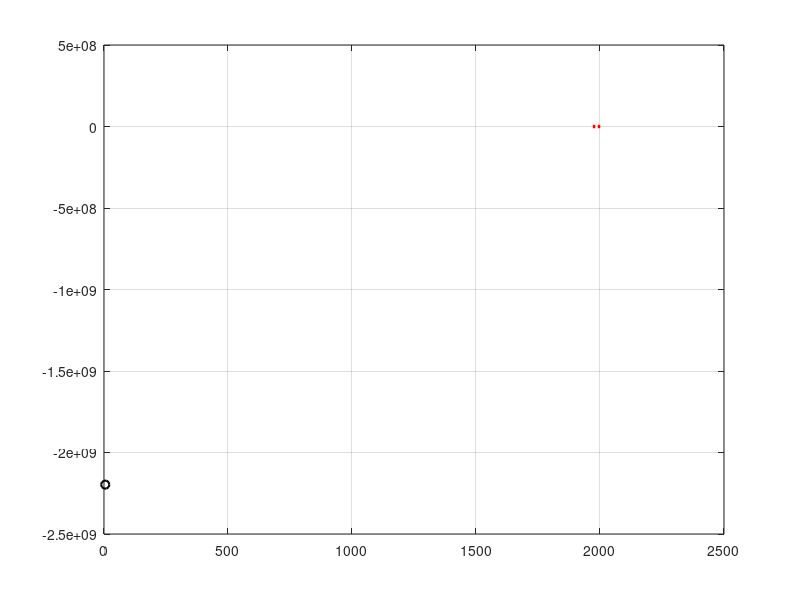

Reproduce this figure in MATLAB. (Note: this script raises an error after producing the figure.)
% Write a Matlab program by using Newton Backward formula..
% Determine the interpolated value for x=1925
% The data sets are given below:
% x=[1971 1981 1991 2001 2011]; 
% fx=[15 20 26 45 55];
clc
clear all
x=[1971 1981 1991 2001 2011]; 
fx=[15 20 26 45 55];
m=length(fx);
 dt=zeros(m,m+1);
for i=1:m
 dt(i,1)=x(i);  
 dt(i,2)=fx(i); 
end 
n=m-1; 
for j=3:m+1
 for i=1:n
 dt(i,j)=dt(i+1,j-1)-dt(i,j-1);  
 end 
 n=n-1; 
end
fprintf('The forward difference table is given below:\n');
disp(dt)
z=input('The interpolated value is:');
h=x(2)-x(1);
p=(z-x(1))/h;
sum=fx(1);
prod=1;
le=length(fx)-1;
for i=1:le
    prod=prod*(p-i+1);
    sum=sum+(prod*dt(1,i+2))/factorial(i);
       
end

fprintf('The required interpoted value at %.2f is=%.6f',z,sum)

% Graph of a Function
plot(x,fx,':r','LineWidth',2.5)
hold on
plot(z,sum,'ok','LineWidth',1.5)
grid 
legend('Graph of a given data',' Interpolated value',2);
xlabel('x-axis','FontSize',2)
ylabel('y-axis','FontSize',12)
hold off


